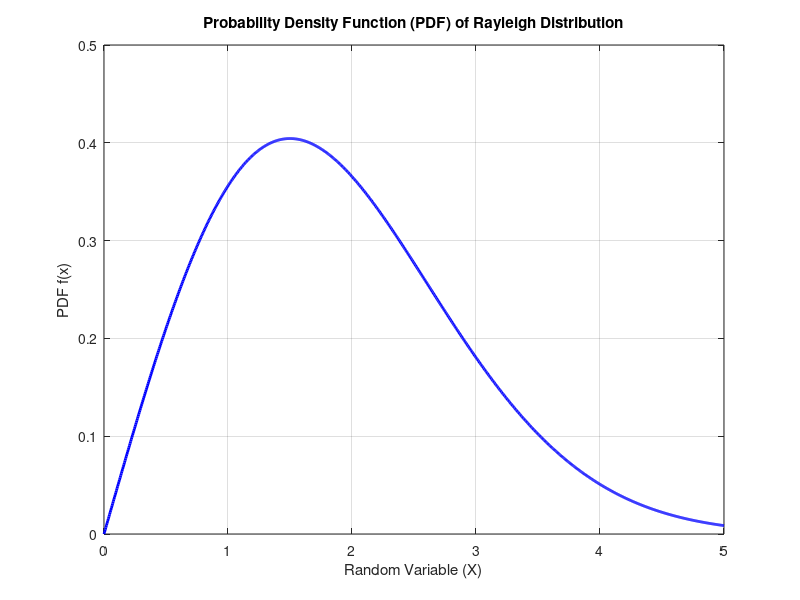
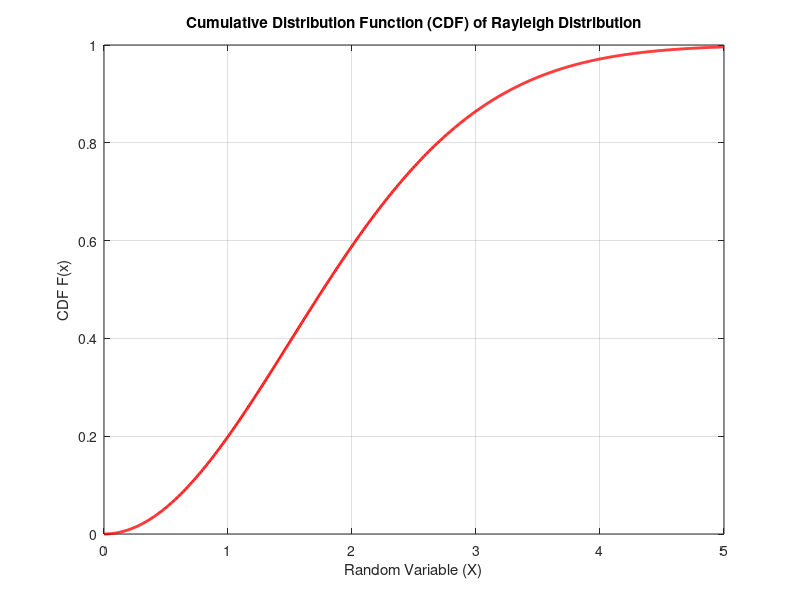

MATLAB code to generate these figures, in order:
clc;
clear all;
close all;



% Define the parameters of the Rayleigh distribution

sigma = 1.5;  % Scale

% Generate random samples from the Gaussian distribution
sample_size = 1000; % You can change this value to generate more or fewer samples
%random_samples = mu + sigma * randn(sample_size, 1);

% Compute the PDF and CDF
%x = linspace(mu - 4*sigma, mu + 4*sigma, 1000); % Range of values for PDF and CDF
x = linspace(0, 5, 1000);
pdf_values = (x ./ (sigma^2)).*exp(-(x).^2 / (2*sigma^2));
%pdf_values = (x ./ sigma^2) .* exp(-x.^2 / (2 * sigma^2));
cdf_values =  1 - exp(-x.^2/(2*(sigma^2)));

% Plot the PDF
figure;
plot(x, pdf_values, 'b-', 'LineWidth', 2);
title('Probability Density Function (PDF) of Rayleigh Distribution');
xlabel('Random Variable (X)');
ylabel('PDF f(x)');
grid on;

% Plot the CDF
figure;
plot(x, cdf_values, 'r-', 'LineWidth', 2);
title('Cumulative Distribution Function (CDF) of Rayleigh Distribution');
xlabel('Random Variable (X)');
ylabel('CDF F(x)');
grid on;
